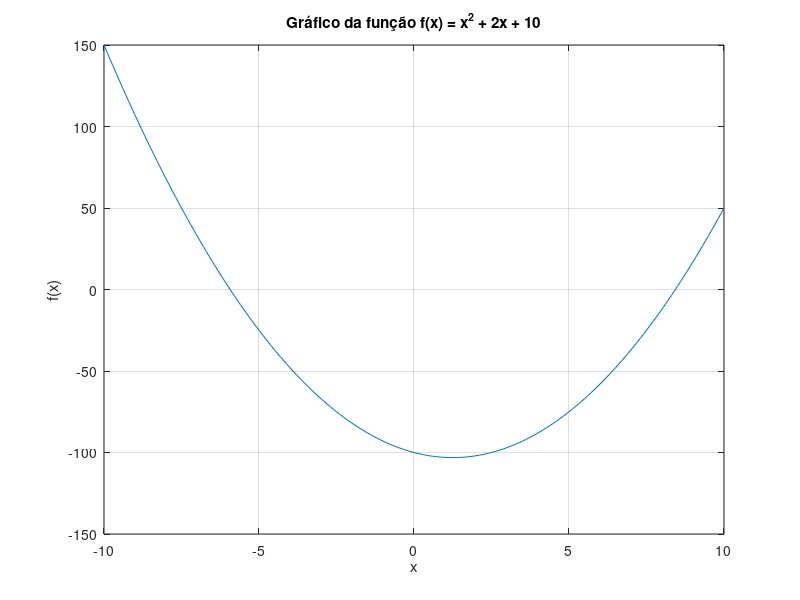

Here is the MATLAB script that generated this plot:
% Gerar gráfico de Função do Segundo Grau

% X^2 + 2X + 10
% 2X^2 +2X^1 + 10X^0

x = -10:0.1:10;
y = 2*x.^2 - 5*x - 100;
plot(x, y);
xlabel('x');
ylabel('f(x)');
title('Gráfico da função f(x) = x^2 + 2x + 10');
grid on;
